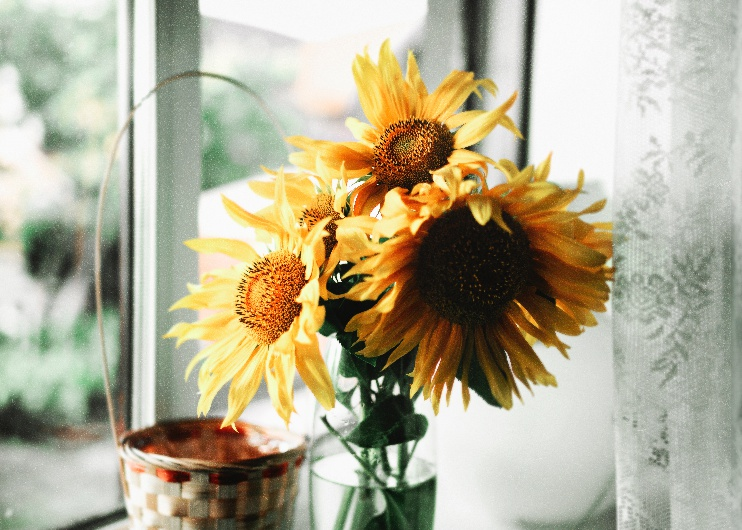
#> input picture Result/flower_Resized_image.jpg, 742 x 530 px; its folder holds 4 pictures in this run
$ python transform_image.py
#> lines starting #> are read from the running program, lines starting #| are printed output that depends on the picture
import numpy as np
import cv2

if __name__ == "__main__":
    name = "flower"
    img = cv2.imread('Result/{}_Resized_image.jpg'.format(name), cv2.IMREAD_UNCHANGED)
#> img is the input picture: shape (530, 742, 3); mean B, G, R 148.4, 173.4, 179.4
    # cv2.imshow("Original image", img)
    rows, cols, _ = img.shape
#> rows = 530; cols = 742
    # print(img.shape)

    T = np.array(([1, 0, 100], [0, 1, 50]), dtype=np.float32)
    R = cv2.getRotationMatrix2D((cols/2, rows/2), 45, 1)
    convert = np.array(([1, 0, 0], [0, -1, 0], [cols/2, rows/2, 1]), dtype=np.float32)
#> convert = [[1, 0, 0], [0, -1, 0], [371, 265, 1]]
    inverse = np.array(([1, 0, 0], [0, -1, 0], [-cols/2, rows/2, 1]), dtype=np.float32)
#> inverse = [[1, 0, 0], [0, -1, 0], [-371, 265, 1]]
    S = np.array(([1, 0, 0], [0.5, 1, 0], [0, 0, 1]), dtype=np.float32)  # unit vector (0, 1) to (1, 1), shear to x direction
    S = inverse@S@convert
    # To match OpenCV convention
    S = np.transpose(S[:, :-1])

    translated = cv2.warpAffine(img, T, (cols, rows))
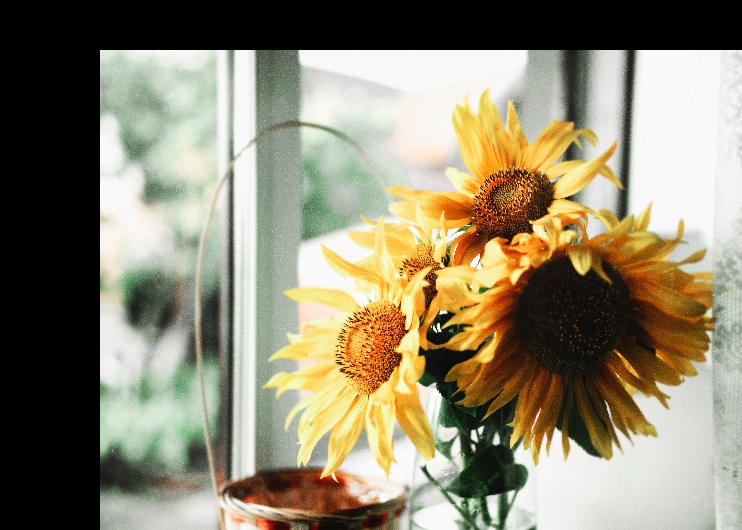
#> translated: shape (530, 742, 3); mean B, G, R 112.3, 134.9, 142.1
    rotated = cv2.warpAffine(img, R, (cols, rows))
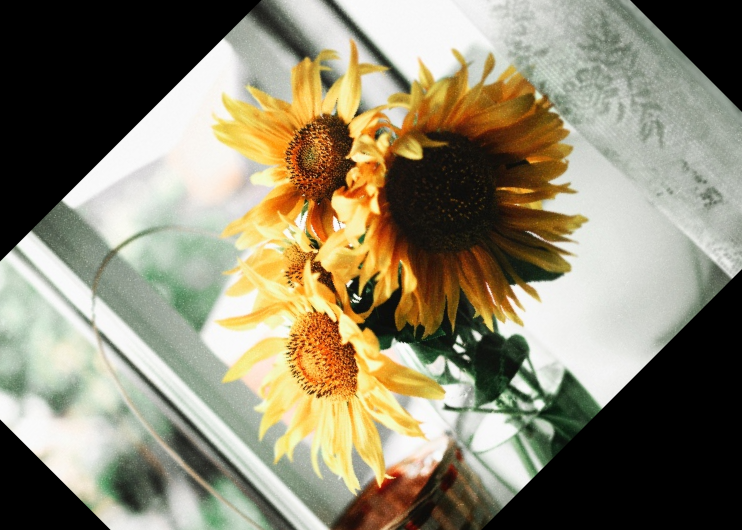
#> rotated: shape (530, 742, 3); mean B, G, R 111, 133.8, 140.5
    sheared = cv2.warpAffine(img, S, (cols, rows))
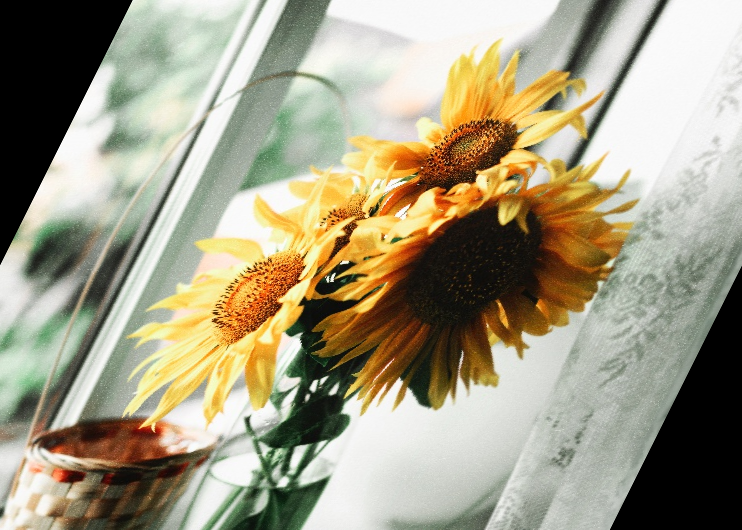
#> sheared: shape (530, 742, 3); mean B, G, R 132.2, 156.4, 163

    cv2.imshow("Translated image", translated)
    cv2.imshow("Rotated image", rotated)
    cv2.imshow("Sheared image", sheared)

    # Press 's' for saving the image
    k = cv2.waitKey(0)
#> (key Esc is pressed here)
    if k == 27:         # wait for ESC key to exit
        cv2.destroyAllWindows()
    elif k == ord('s'): # wait for 's' key to save and exit
        cv2.imwrite("Result/{}_Translated.jpg".format(name),translated)
        cv2.imwrite("Result/{}_Rotated.jpg".format(name),rotated)
        cv2.imwrite("Result/{}_Sheared.jpg".format(name),sheared)
        cv2.destroyAllWindows()
